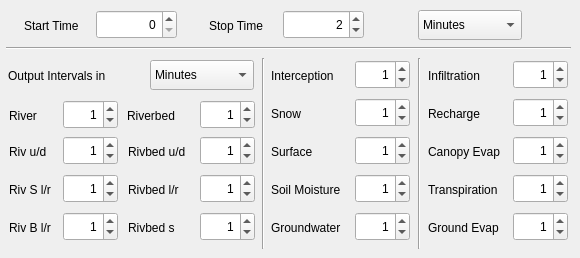
   <widget class="QWidget" name="tab_3">
    <attribute name="title">
     <string> Model Output Parameters</string>
    </attribute>
    <widget class="QLabel" name="textLabel1">
     <property name="geometry">
      <rect>
       <x>24</x>
       <y>10</y>
       <width>121</width>
       <height>31</height>
      </rect>
     </property>
     <property name="text">
      <string>Start Time</string>
     </property>
    </widget>
    <widget class="QLabel" name="textLabel2">
     <property name="geometry">
      <rect>
       <x>209</x>
       <y>10</y>
       <width>121</width>
       <height>31</height>
      </rect>
     </property>
     <property name="text">
      <string>Stop Time</string>
     </property>
    </widget>
    <widget class="QSpinBox" name="spinBoxStartTime">
     <property name="geometry">
      <rect>
       <x>96</x>
       <y>10</y>
       <width>81</width>
       <height>29</height>
      </rect>
     </property>
     <property name="alignment">
      <set>Qt::AlignRight|Qt::AlignTrailing|Qt::AlignVCenter</set>
     </property>
    </widget>
    <widget class="QSpinBox" name="spinBoxStopTime">
     <property name="geometry">
      <rect>
       <x>283</x>
       <y>10</y>
       <width>81</width>
       <height>29</height>
      </rect>
     </property>
     <property name="alignment">
      <set>Qt::AlignRight|Qt::AlignTrailing|Qt::AlignVCenter</set>
     </property>
     <property name="value">
      <number>2</number>
     </property>
    </widget>
    <widget class="QComboBox" name="comboBoxStartStop">
     <property name="geometry">
      <rect>
       <x>418</x>
       <y>10</y>
       <width>104</width>
       <height>30</height>
      </rect>
     </property>
     <property name="currentText">
      <string>Minutes</string>
     </property>
     <property name="currentIndex">
      <number>0</number>
     </property>
     <item>
      <property name="text">
       <string>Minutes</string>
      </property>
     </item>
     <item>
      <property name="text">
       <string>Hours</string>
      </property>
     </item>
     <item>
      <property name="text">
       <string>Days</string>
      </property>
     </item>
     <item>
      <property name="text">
       <string>Weeks</string>
      </property>
     </item>
     <item>
      <property name="text">
       <string>Months</string>
      </property>
     </item>
     <item>
      <property name="text">
       <string>Years</string>
      </property>
     </item>
    </widget>
    <widget class="Line" name="line1">
     <property name="geometry">
      <rect>
       <x>6</x>
       <y>47</y>
       <width>565</width>
       <height>3</height>
      </rect>
     </property>
     <property name="orientation">
      <enum>Qt::Horizontal</enum>
     </property>
    </widget>
    <widget class="QLabel" name="textLabel3_11">
     <property name="geometry">
      <rect>
       <x>127</x>
       <y>100</y>
       <width>91</width>
       <height>31</height>
      </rect>
     </property>
     <property name="text">
      <string>Riverbed</string>
     </property>
    </widget>
    <widget class="Line" name="line2_2">
     <property name="geometry">
      <rect>
       <x>262</x>
       <y>58</y>
       <width>3</width>
       <height>191</height>
      </rect>
     </property>
     <property name="orientation">
      <enum>Qt::Vertical</enum>
     </property>
    </widget>
    <widget class="QLabel" name="textLabel3_12">
     <property name="geometry">
      <rect>
       <x>9</x>
       <y>100</y>
       <width>91</width>
       <height>31</height>
      </rect>
     </property>
     <property name="text">
      <string>River</string>
     </property>
    </widget>
    <widget class="QSpinBox" name="spinBoxRiverbed">
     <property name="geometry">
      <rect>
       <x>200</x>
       <y>100</y>
       <width>55</width>
       <height>29</height>
      </rect>
     </property>
     <property name="alignment">
      <set>Qt::AlignRight|Qt::AlignTrailing|Qt::AlignVCenter</set>
     </property>
     <property name="value">
      <number>1</number>
     </property>
    </widget>
    <widget class="QLabel" name="textLabel3_13">
     <property name="geometry">
      <rect>
       <x>9</x>
       <y>136</y>
       <width>91</width>
       <height>31</height>
      </rect>
     </property>
     <property name="text">
      <string>Riv u/d</string>
     </property>
    </widget>
    <widget class="QSpinBox" name="spinBoxRiverSurfaceLeftRight">
     <property name="geometry">
      <rect>
       <x>63</x>
       <y>174</y>
       <width>55</width>
       <height>29</height>
      </rect>
     </property>
     <property name="alignment">
      <set>Qt::AlignRight|Qt::AlignTrailing|Qt::AlignVCenter</set>
     </property>
     <property name="value">
      <number>1</number>
     </property>
    </widget>
    <widget class="QSpinBox" name="spinBoxRiver">
     <property name="geometry">
      <rect>
       <x>63</x>
       <y>100</y>
       <width>55</width>
       <height>29</height>
      </rect>
     </property>
     <property name="alignment">
      <set>Qt::AlignRight|Qt::AlignTrailing|Qt::AlignVCenter</set>
     </property>
     <property name="value">
      <number>1</number>
     </property>
    </widget>
    <widget class="QSpinBox" name="spinBoxRiverUpDown">
     <property name="geometry">
      <rect>
       <x>63</x>
       <y>136</y>
       <width>55</width>
       <height>29</height>
      </rect>
     </property>
     <property name="alignment">
      <set>Qt::AlignRight|Qt::AlignTrailing|Qt::AlignVCenter</set>
     </property>
     <property name="value">
      <number>1</number>
     </property>
    </widget>
    <widget class="QLabel" name="textLabel3_14">
     <property name="geometry">
      <rect>
       <x>9</x>
       <y>174</y>
       <width>91</width>
       <height>31</height>
      </rect>
     </property>
     <property name="text">
      <string>Riv S l/r</string>
     </property>
    </widget>
    <widget class="QLabel" name="textLabel3_15">
     <property name="geometry">
      <rect>
       <x>9</x>
       <y>212</y>
       <width>91</width>
       <height>31</height>
      </rect>
     </property>
     <property name="text">
      <string>Riv B l/r</string>
     </property>
    </widget>
    <widget class="QSpinBox" name="spinBoxRiverBaseLeftRight">
     <property name="geometry">
      <rect>
       <x>63</x>
       <y>212</y>
       <width>55</width>
       <height>29</height>
      </rect>
     </property>
     <property name="alignment">
      <set>Qt::AlignRight|Qt::AlignTrailing|Qt::AlignVCenter</set>
     </property>
     <property name="value">
      <number>1</number>
     </property>
    </widget>
    <widget class="QSpinBox" name="spinBoxInterception">
     <property name="geometry">
      <rect>
       <x>355</x>
       <y>60</y>
       <width>55</width>
       <height>29</height>
      </rect>
     </property>
     <property name="alignment">
      <set>Qt::AlignRight|Qt::AlignTrailing|Qt::AlignVCenter</set>
     </property>
     <property name="value">
      <number>1</number>
     </property>
    </widget>
    <widget class="QLabel" name="textLabel3_2">
     <property name="geometry">
      <rect>
       <x>271</x>
       <y>98</y>
       <width>121</width>
       <height>31</height>
      </rect>
     </property>
     <property name="text">
      <string>Snow</string>
     </property>
    </widget>
    <widget class="QLabel" name="textLabel3">
     <property name="geometry">
      <rect>
       <x>271</x>
       <y>60</y>
       <width>121</width>
       <height>31</height>
      </rect>
     </property>
     <property name="text">
      <string>Interception</string>
     </property>
    </widget>
    <widget class="QSpinBox" name="spinBoxGroundEvaporation">
     <property name="geometry">
      <rect>
       <x>513</x>
       <y>212</y>
       <width>55</width>
       <height>29</height>
      </rect>
     </property>
     <property name="alignment">
      <set>Qt::AlignRight|Qt::AlignTrailing|Qt::AlignVCenter</set>
     </property>
     <property name="value">
      <number>1</number>
     </property>
    </widget>
    <widget class="QSpinBox" name="spinBoxSoilMoisture">
     <property name="geometry">
      <rect>
       <x>355</x>
       <y>174</y>
       <width>55</width>
       <height>29</height>
      </rect>
     </property>
     <property name="alignment">
      <set>Qt::AlignRight|Qt::AlignTrailing|Qt::AlignVCenter</set>
     </property>
     <property name="value">
      <number>1</number>
     </property>
    </widget>
    <widget class="QLabel" name="textLabel3_5">
     <property name="geometry">
      <rect>
       <x>271</x>
       <y>212</y>
       <width>121</width>
       <height>31</height>
      </rect>
     </property>
     <property name="text">
      <string>Groundwater</string>
     </property>
    </widget>
    <widget class="QSpinBox" name="spinBoxGroundwater">
     <property name="geometry">
      <rect>
       <x>355</x>
       <y>212</y>
       <width>55</width>
       <height>29</height>
      </rect>
     </property>
     <property name="alignment">
      <set>Qt::AlignRight|Qt::AlignTrailing|Qt::AlignVCenter</set>
     </property>
     <property name="value">
      <number>1</number>
     </property>
    </widget>
    <widget class="Line" name="line2">
     <property name="geometry">
      <rect>
       <x>418</x>
       <y>58</y>
       <width>3</width>
       <height>191</height>
      </rect>
     </property>
     <property name="orientation">
      <enum>Qt::Vertical</enum>
     </property>
    </widget>
    <widget class="QLabel" name="textLabel3_6">
     <property name="geometry">
      <rect>
       <x>428</x>
       <y>212</y>
       <width>121</width>
       <height>31</height>
      </rect>
     </property>
     <property name="text">
      <string>Ground Evap</string>
     </property>
    </widget>
    <widget class="QLabel" name="textLabel3_3">
     <property name="geometry">
      <rect>
       <x>271</x>
       <y>136</y>
       <width>121</width>
       <height>31</height>
      </rect>
     </property>
     <property name="text">
      <string>Surface</string>
     </property>
    </widget>
    <widget class="QLabel" name="textLabel3_9">
     <property name="geometry">
      <rect>
       <x>428</x>
       <y>98</y>
       <width>121</width>
       <height>31</height>
      </rect>
     </property>
     <property name="text">
      <string>Recharge</string>
     </property>
    </widget>
    <widget class="QLabel" name="textLabel3_10">
     <property name="geometry">
      <rect>
       <x>428</x>
       <y>60</y>
       <width>121</width>
       <height>31</height>
      </rect>
     </property>
     <property name="text">
      <string>Infiltration</string>
     </property>
    </widget>
    <widget class="QLabel" name="textLabel3_4">
     <property name="geometry">
      <rect>
       <x>271</x>
       <y>174</y>
       <width>121</width>
       <height>31</height>
      </rect>
     </property>
     <property name="text">
      <string>Soil Moisture</string>
     </property>
    </widget>
    <widget class="QSpinBox" name="spinBoxCanopyEvaporation">
     <property name="geometry">
      <rect>
       <x>513</x>
       <y>136</y>
       <width>55</width>
       <height>29</height>
      </rect>
     </property>
     <property name="alignment">
      <set>Qt::AlignRight|Qt::AlignTrailing|Qt::AlignVCenter</set>
     </property>
     <property name="value">
      <number>1</number>
     </property>
    </widget>
    <widget class="QSpinBox" name="spinBoxSnow">
     <property name="geometry">
      <rect>
       <x>355</x>
       <y>98</y>
       <width>55</width>
       <height>29</height>
      </rect>
     </property>
     <property name="alignment">
      <set>Qt::AlignRight|Qt::AlignTrailing|Qt::AlignVCenter</set>
     </property>
     <property name="value">
      <number>1</number>
     </property>
    </widget>
    <widget class="QSpinBox" name="spinBoxSurface">
     <property name="geometry">
      <rect>
       <x>355</x>
       <y>136</y>
       <width>55</width>
       <height>29</height>
      </rect>
     </property>
     <property name="alignment">
      <set>Qt::AlignRight|Qt::AlignTrailing|Qt::AlignVCenter</set>
     </property>
     <property name="value">
      <number>1</number>
     </property>
    </widget>
    <widget class="QSpinBox" name="spinBoxTranspiration">
     <property name="geometry">
      <rect>
       <x>513</x>
       <y>174</y>
       <width>55</width>
       <height>29</height>
      </rect>
     </property>
     <property name="alignment">
      <set>Qt::AlignRight|Qt::AlignTrailing|Qt::AlignVCenter</set>
     </property>
     <property name="value">
      <number>1</number>
     </property>
    </widget>
    <widget class="QLabel" name="textLabel3_7">
     <property name="geometry">
      <rect>
       <x>428</x>
       <y>136</y>
       <width>121</width>
       <height>31</height>
      </rect>
     </property>
     <property name="text">
      <string>Canopy Evap</string>
     </property>
    </widget>
    <widget class="QSpinBox" name="spinBoxRecharge">
     <property name="geometry">
      <rect>
       <x>513</x>
       <y>98</y>
       <width>55</width>
       <height>29</height>
      </rect>
     </property>
     <property name="alignment">
      <set>Qt::AlignRight|Qt::AlignTrailing|Qt::AlignVCenter</set>
     </property>
     <property name="value">
      <number>1</number>
     </property>
    </widget>
    <widget class="QSpinBox" name="spinBoxInfiltration">
     <property name="geometry">
      <rect>
       <x>513</x>
       <y>60</y>
       <width>55</width>
       <height>29</height>
      </rect>
     </property>
     <property name="alignment">
      <set>Qt::AlignRight|Qt::AlignTrailing|Qt::AlignVCenter</set>
     </property>
     <property name="value">
      <number>1</number>
     </property>
    </widget>
    <widget class="QLabel" name="textLabel3_8">
     <property name="geometry">
      <rect>
       <x>428</x>
       <y>174</y>
       <width>121</width>
       <height>31</height>
      </rect>
     </property>
     <property name="text">
      <string>Transpiration</string>
     </property>
    </widget>
    <widget class="QLabel" name="textLabel3_16">
     <property name="geometry">
      <rect>
       <x>128</x>
       <y>212</y>
       <width>91</width>
       <height>31</height>
      </rect>
     </property>
     <property name="text">
      <string>Rivbed s</string>
     </property>
    </widget>
    <widget class="QSpinBox" name="spinBoxRiverbedUpDown">
     <property name="geometry">
      <rect>
       <x>200</x>
       <y>136</y>
       <width>55</width>
       <height>29</height>
      </rect>
     </property>
     <property name="alignment">
      <set>Qt::AlignRight|Qt::AlignTrailing|Qt::AlignVCenter</set>
     </property>
     <property name="value">
      <number>1</number>
     </property>
    </widget>
    <widget class="QLabel" name="textLabel3_17">
     <property name="geometry">
      <rect>
       <x>128</x>
       <y>174</y>
       <width>91</width>
       <height>31</height>
      </rect>
     </property>
     <property name="text">
      <string>Rivbed l/r</string>
     </property>
    </widget>
    <widget class="QSpinBox" name="spinBoxRiverbedLeftRight">
     <property name="geometry">
      <rect>
       <x>200</x>
       <y>174</y>
       <width>55</width>
       <height>29</height>
      </rect>
     </property>
     <property name="alignment">
      <set>Qt::AlignRight|Qt::AlignTrailing|Qt::AlignVCenter</set>
     </property>
     <property name="value">
      <number>1</number>
     </property>
    </widget>
    <widget class="QSpinBox" name="spinBoxRivertoRiverBed">
     <property name="geometry">
      <rect>
       <x>200</x>
       <y>212</y>
       <width>55</width>
       <height>29</height>
      </rect>
     </property>
     <property name="alignment">
      <set>Qt::AlignRight|Qt::AlignTrailing|Qt::AlignVCenter</set>
     </property>
     <property name="value">
      <number>1</number>
     </property>
    </widget>
    <widget class="QLabel" name="textLabel3_18">
     <property name="geometry">
      <rect>
       <x>128</x>
       <y>136</y>
       <width>91</width>
       <height>31</height>
      </rect>
     </property>
     <property name="text">
      <string>Rivbed u/d</string>
     </property>
    </widget>
    <widget class="QComboBox" name="comboBoxOutput">
     <property name="geometry">
      <rect>
       <x>150</x>
       <y>60</y>
       <width>104</width>
       <height>30</height>
      </rect>
     </property>
     <property name="currentText">
      <string>Minutes</string>
     </property>
     <property name="currentIndex">
      <number>0</number>
     </property>
     <item>
      <property name="text">
       <string>Minutes</string>
      </property>
     </item>
     <item>
      <property name="text">
       <string>Hours</string>
      </property>
     </item>
     <item>
      <property name="text">
       <string>Days</string>
      </property>
     </item>
     <item>
      <property name="text">
       <string>Weeks</string>
      </property>
     </item>
     <item>
      <property name="text">
       <string>Months</string>
      </property>
     </item>
     <item>
      <property name="text">
       <string>Years</string>
      </property>
     </item>
    </widget>
    <widget class="QLabel" name="textLabel3_19">
     <property name="geometry">
      <rect>
       <x>8</x>
       <y>60</y>
       <width>141</width>
       <height>31</height>
      </rect>
     </property>
     <property name="text">
      <string>Output Intervals in</string>
     </property>
    </widget>
   </widget>
